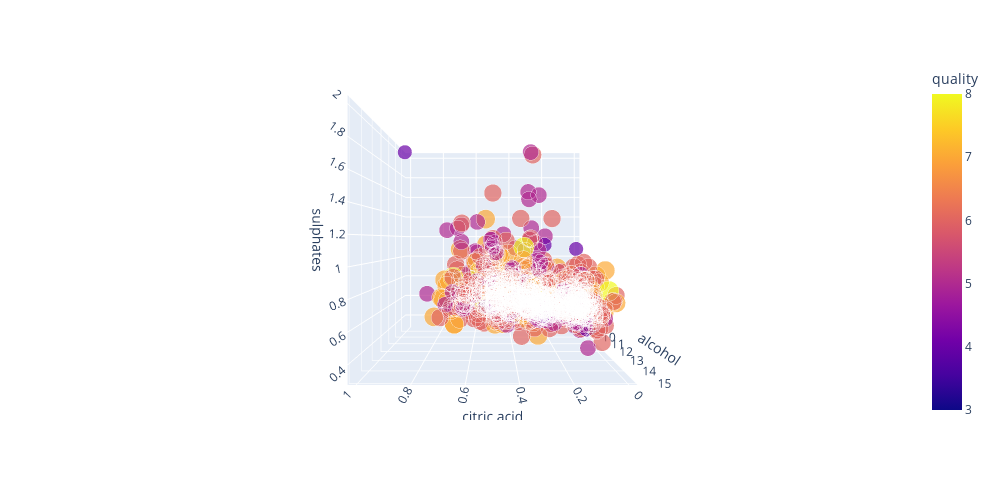

Here is the notebook cell this chart was saved with:
### Code cell
import plotly.express as px

fig = px.scatter_3d(
    raw_data,
    x="alcohol",
    y="sulphates",
    z="citric acid",
    color="quality",
    width=1000,
    height=500,
    size=raw_data["quality"].abs(),
    color_discrete_sequence=[
        "#A52A2A",
        "#D2691E",
        "#DAA520",
        "#90EE90",
        "#3CB371",
        "#2E8B57",
    ],
)
camera = dict(up=dict(x=1, y=3.5, z=0), eye=dict(x=2, y=0, z=0))

fig.update_layout(scene_camera=camera)
fig.show()

### Figure 1 — Plotly figure (JSON) as saved in the notebook; plotly's stock layout.template omitted (floating-point values rounded to 4 significant figures; data arrays with more than 128 entries replaced by an {"elided": "..."} marker saying what was removed)
{"data": [{"hovertemplate": "alcohol=%{x}<br>sulphates=%{y}<br>citric acid=%{z}<br>quality=%{marker.color}<extra></extra>", "legendgroup": "", "marker": {"color": {"elided": "1359 int values"}, "coloraxis": "coloraxis", "size": {"elided": "1359 int values"}, "sizemode": "area", "sizeref": 0.02, "symbol": "circle"}, "mode": "markers", "name": "", "scene": "scene", "showlegend": false, "type": "scatter3d", "x": {"elided": "1359 float values"}, "y": {"elided": "1359 float values"}, "z": {"elided": "1359 float values"}}], "layout": {"coloraxis": {"colorbar": {"title": {"text": "quality"}}, "colorscale": [[0, "#0d0887"], [0.1111, "#46039f"], [0.2222, "#7201a8"], [0.3333, "#9c179e"], [0.4444, "#bd3786"], [0.5556, "#d8576b"], [0.6667, "#ed7953"], [0.7778, "#fb9f3a"], [0.8889, "#fdca26"], [1, "#f0f921"]]}, "height": 500, "legend": {"itemsizing": "constant", "tracegroupgap": 0}, "margin": {"t": 60}, "scene": {"camera": {"eye": {"x": 2, "y": 0, "z": 0}, "up": {"x": 1, "y": 3.5, "z": 0}}, "domain": {"x": [0, 1], "y": [0, 1]}, "xaxis": {"title": {"text": "alcohol"}}, "yaxis": {"title": {"text": "sulphates"}}, "zaxis": {"title": {"text": "citric acid"}}}, "width": 1000}}
